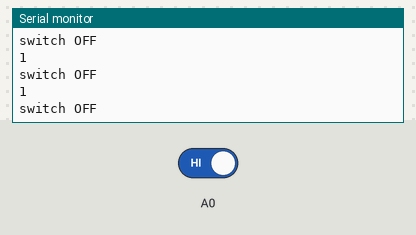
Bench run of a sketch on a simulated Arduino Uno, built with avr-gcc and run on an emulated ATmega328P. On the bench: the last lines printed to the serial monitor. The test bench sets the inputs (shaded band); at power-on: A0 HIGH.

Above: at 1.2 s.
1.3 s: A0 driven LOW
At 2.2 s:
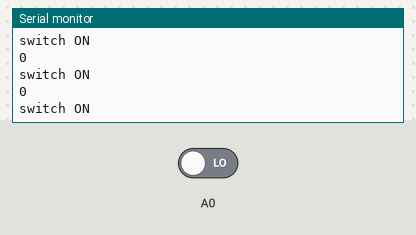
2.8 s: A0 driven HIGH
At 3.3 s:
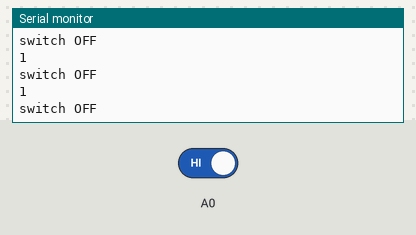
5.8 s: A0 driven LOW
At 6.5 s:
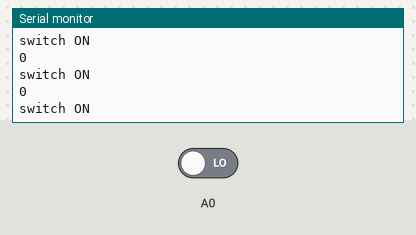

The sketch:

switch.ino
```cpp
void setup() {
  // put your setup code here, to run once:

pinMode(A0,INPUT);
Serial.begin(9600);
}

void loop() {
  // put your main code here, to run repeatedly:
int n=(digitalRead(A0));
  Serial.println(n);
  if(n==0)
  {
    Serial.println("switch ON");

  }
  else
  Serial.println("switch OFF");
}
```

Measured:
- after the input at 1.3 s, the serial monitor: prints a new line after 0.07 s (image 1)
